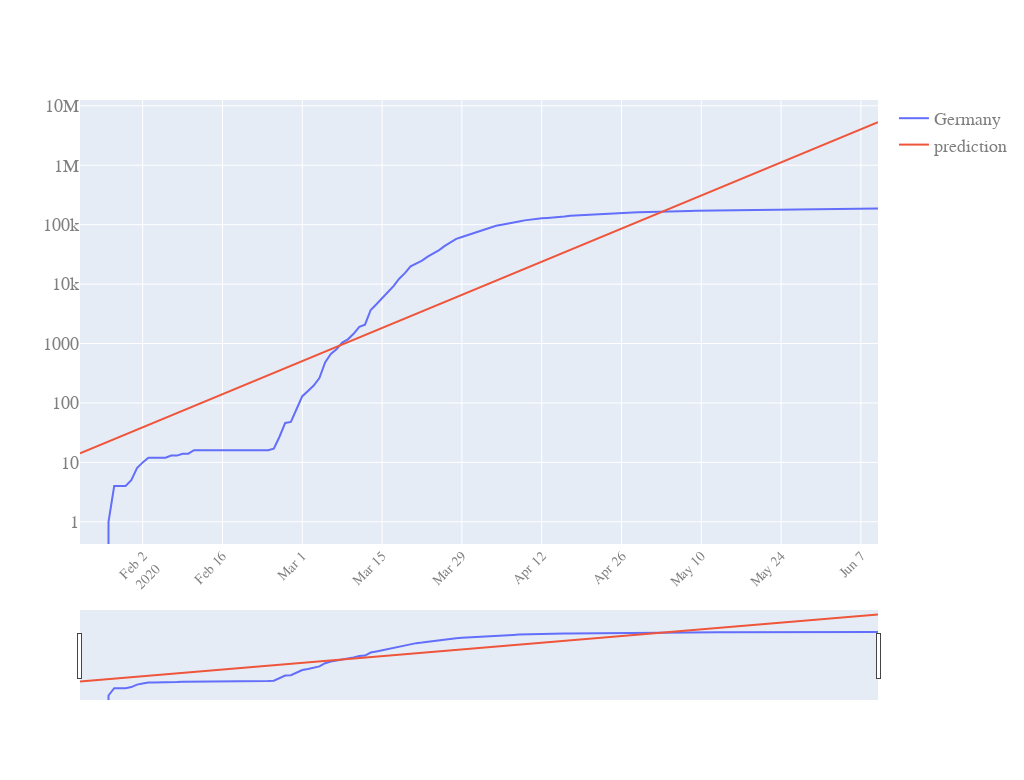

The notebook cell this image was saved under:
### Code cell
l_vec = len(df_analyse['Germany'])
x = np.arange(l_vec-5).reshape(-1,1)
y = np.log(np.array(df_analyse['Germany'][5:]))

reg.fit(x,y)

x_hat = np.arange(l_vec).reshape(-1,1)
y_hat = reg.predict(x_hat)

LR_inspect = df_analyse[['date', 'Germany']].copy()

LR_inspect['prediction'] = np.exp(y_hat)

quick_plot(LR_inspect.date, LR_inspect.iloc[:,1:], yscale='log', slider=True)

### Figure 1 — Plotly figure (JSON) as saved in the notebook; plotly's stock layout.template omitted (floating-point values rounded to 4 significant figures; data arrays with more than 128 entries replaced by an {"elided": "..."} marker saying what was removed)
{"data": [{"marker": {"size": 3}, "mode": "lines", "name": "Germany", "type": "scatter", "x": {"elided": "141 str values"}, "y": {"elided": "141 int values"}}, {"marker": {"size": 3}, "mode": "lines", "name": "prediction", "type": "scatter", "x": {"elided": "141 str values"}, "y": {"elided": "141 float values"}}], "layout": {"autosize": true, "font": {"color": "#7f7f7f", "family": "PT Sans. monospace", "size": 18}, "height": 780, "width": 1024, "xaxis": {"nticks": 20, "rangeslider": {"visible": true}, "tickangle": -45, "tickfont": {"color": "#7f7f7f", "size": 14}}, "yaxis": {"type": "log"}}}
